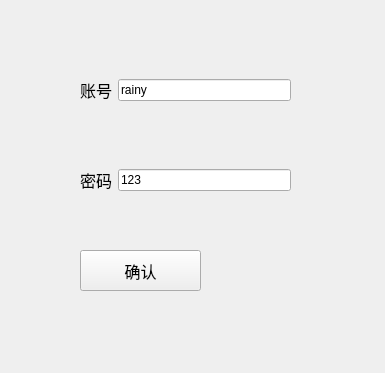
<?xml version="1.0" encoding="UTF-8"?>
<ui version="4.0">
 <class>Widget</class>
 <widget class="QWidget" name="Widget">
  <property name="geometry">
   <rect>
    <x>0</x>
    <y>0</y>
    <width>385</width>
    <height>373</height>
   </rect>
  </property>
  <property name="windowTitle">
   <string>Widget</string>
  </property>
  <widget class="QWidget" name="horizontalLayoutWidget">
   <property name="geometry">
    <rect>
     <x>80</x>
     <y>50</y>
     <width>211</width>
     <height>80</height>
    </rect>
   </property>
   <layout class="QHBoxLayout" name="horizontalLayout">
    <item>
     <widget class="QLabel" name="username">
      <property name="font">
       <font>
        <pointsize>12</pointsize>
       </font>
      </property>
      <property name="text">
       <string>账号</string>
      </property>
     </widget>
    </item>
    <item>
     <widget class="QLineEdit" name="usernameText">
      <property name="text">
       <string>rainy</string>
      </property>
     </widget>
    </item>
   </layout>
  </widget>
  <widget class="QPushButton" name="loginButton">
   <property name="geometry">
    <rect>
     <x>80</x>
     <y>250</y>
     <width>121</width>
     <height>41</height>
    </rect>
   </property>
   <property name="font">
    <font>
     <pointsize>12</pointsize>
    </font>
   </property>
   <property name="text">
    <string>确认</string>
   </property>
  </widget>
  <widget class="QWidget" name="horizontalLayoutWidget_2">
   <property name="geometry">
    <rect>
     <x>80</x>
     <y>140</y>
     <width>211</width>
     <height>80</height>
    </rect>
   </property>
   <layout class="QHBoxLayout" name="horizontalLayout_2">
    <item>
     <widget class="QLabel" name="password">
      <property name="font">
       <font>
        <pointsize>12</pointsize>
       </font>
      </property>
      <property name="text">
       <string>密码</string>
      </property>
     </widget>
    </item>
    <item>
     <widget class="QLineEdit" name="passwordText">
      <property name="text">
       <string>123</string>
      </property>
     </widget>
    </item>
   </layout>
  </widget>
 </widget>
 <resources/>
 <connections/>
</ui>
